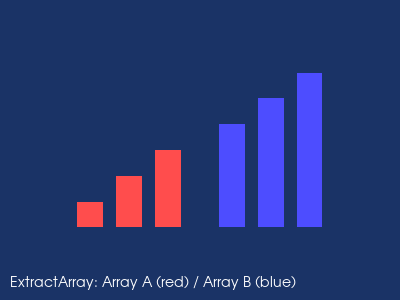

Generate this figure with Python:
#!/usr/bin/env python

# Demonstrate vtkExtractArray by extracting individual sparse arrays from
# a vtkArrayData and visualizing the extracted values as colored bars.

# Factory overrides
import vtkmodules.vtkInteractionStyle  # noqa: F401
import vtkmodules.vtkRenderingFreeType  # noqa: F401
import vtkmodules.vtkRenderingOpenGL2  # noqa: F401

from vtkmodules.vtkCommonCore import vtkSparseArray
from vtkmodules.vtkCommonDataModel import vtkArrayData
from vtkmodules.vtkFiltersGeneral import vtkExtractArray
from vtkmodules.vtkFiltersSources import vtkPlaneSource
from vtkmodules.vtkRenderingCore import (
    vtkActor,
    vtkPolyDataMapper,
    vtkRenderWindow,
    vtkRenderWindowInteractor,
    vtkRenderer,
    vtkTextActor,
)

# Create two sparse arrays
sparse_array_a = vtkSparseArray['float64']()
sparse_array_a.Resize(3)
sparse_array_a.AddValue(0, 1.0)
sparse_array_a.AddValue(1, 2.0)
sparse_array_a.AddValue(2, 3.0)

sparse_array_b = vtkSparseArray['float64']()
sparse_array_b.Resize(3)
sparse_array_b.AddValue(0, 4.0)
sparse_array_b.AddValue(1, 5.0)
sparse_array_b.AddValue(2, 6.0)

# Pack into vtkArrayData
factored = vtkArrayData()
factored.AddArray(sparse_array_a)
factored.AddArray(sparse_array_b)

# Extract array 0
extract_0 = vtkExtractArray()
extract_0.SetInputData(factored)
extract_0.SetIndex(0)
extract_0.Update()
arr_a = extract_0.GetOutput().GetArray(0)

# Extract array 1
extract_1 = vtkExtractArray()
extract_1.SetInputData(factored)
extract_1.SetIndex(1)
extract_1.Update()
arr_b = extract_1.GetOutput().GetArray(0)

# Visualize the extracted values as colored bars
# Array A values: 1.0, 2.0, 3.0  Array B values: 4.0, 5.0, 6.0

# Array A bar 0: val=1.0
bar_a_0 = vtkPlaneSource()
bar_a_0.SetOrigin(0.0, 0, 0)
bar_a_0.SetPoint1(1.0, 0, 0)
bar_a_0.SetPoint2(0.0, 1.0, 0)

bar_a_mapper_0 = vtkPolyDataMapper()
bar_a_mapper_0.SetInputConnection(bar_a_0.GetOutputPort())

bar_a_actor_0 = vtkActor()
bar_a_actor_0.SetMapper(bar_a_mapper_0)
bar_a_actor_0.GetProperty().SetColor(1.0, 0.3, 0.3)

# Array A bar 1: val=2.0
bar_a_1 = vtkPlaneSource()
bar_a_1.SetOrigin(1.5, 0, 0)
bar_a_1.SetPoint1(2.5, 0, 0)
bar_a_1.SetPoint2(1.5, 2.0, 0)

bar_a_mapper_1 = vtkPolyDataMapper()
bar_a_mapper_1.SetInputConnection(bar_a_1.GetOutputPort())

bar_a_actor_1 = vtkActor()
bar_a_actor_1.SetMapper(bar_a_mapper_1)
bar_a_actor_1.GetProperty().SetColor(1.0, 0.3, 0.3)

# Array A bar 2: val=3.0
bar_a_2 = vtkPlaneSource()
bar_a_2.SetOrigin(3.0, 0, 0)
bar_a_2.SetPoint1(4.0, 0, 0)
bar_a_2.SetPoint2(3.0, 3.0, 0)

bar_a_mapper_2 = vtkPolyDataMapper()
bar_a_mapper_2.SetInputConnection(bar_a_2.GetOutputPort())

bar_a_actor_2 = vtkActor()
bar_a_actor_2.SetMapper(bar_a_mapper_2)
bar_a_actor_2.GetProperty().SetColor(1.0, 0.3, 0.3)

# Array B bar 0: val=4.0
bar_b_0 = vtkPlaneSource()
bar_b_0.SetOrigin(5.5, 0, 0)
bar_b_0.SetPoint1(6.5, 0, 0)
bar_b_0.SetPoint2(5.5, 4.0, 0)

bar_b_mapper_0 = vtkPolyDataMapper()
bar_b_mapper_0.SetInputConnection(bar_b_0.GetOutputPort())

bar_b_actor_0 = vtkActor()
bar_b_actor_0.SetMapper(bar_b_mapper_0)
bar_b_actor_0.GetProperty().SetColor(0.3, 0.3, 1.0)

# Array B bar 1: val=5.0
bar_b_1 = vtkPlaneSource()
bar_b_1.SetOrigin(7.0, 0, 0)
bar_b_1.SetPoint1(8.0, 0, 0)
bar_b_1.SetPoint2(7.0, 5.0, 0)

bar_b_mapper_1 = vtkPolyDataMapper()
bar_b_mapper_1.SetInputConnection(bar_b_1.GetOutputPort())

bar_b_actor_1 = vtkActor()
bar_b_actor_1.SetMapper(bar_b_mapper_1)
bar_b_actor_1.GetProperty().SetColor(0.3, 0.3, 1.0)

# Array B bar 2: val=6.0
bar_b_2 = vtkPlaneSource()
bar_b_2.SetOrigin(8.5, 0, 0)
bar_b_2.SetPoint1(9.5, 0, 0)
bar_b_2.SetPoint2(8.5, 6.0, 0)

bar_b_mapper_2 = vtkPolyDataMapper()
bar_b_mapper_2.SetInputConnection(bar_b_2.GetOutputPort())

bar_b_actor_2 = vtkActor()
bar_b_actor_2.SetMapper(bar_b_mapper_2)
bar_b_actor_2.GetProperty().SetColor(0.3, 0.3, 1.0)

# Label
label = vtkTextActor()
label.SetInput("ExtractArray: Array A (red) / Array B (blue)")
label.GetTextProperty().SetFontSize(14)
label.GetTextProperty().SetColor(1, 1, 1)
label.SetPosition(10, 10)

# Renderer
renderer = vtkRenderer()
renderer.AddActor(bar_a_actor_0)
renderer.AddActor(bar_a_actor_1)
renderer.AddActor(bar_a_actor_2)
renderer.AddActor(bar_b_actor_0)
renderer.AddActor(bar_b_actor_1)
renderer.AddActor(bar_b_actor_2)
renderer.AddViewProp(label)
renderer.SetBackground(0.1, 0.2, 0.4)

# Window
render_window = vtkRenderWindow()
render_window.AddRenderer(renderer)
render_window.SetSize(400, 300)
render_window.SetWindowName("array extract factored array")

# Interactor
interactor = vtkRenderWindowInteractor()
interactor.SetRenderWindow(render_window)

# Scene
renderer.ResetCamera()

interactor.Initialize()
interactor.Start()
